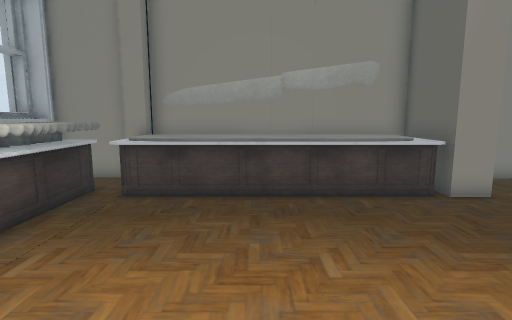
[1] (above)

16 first-person views from a walk through a scene from a Unity 3-D project. The camera is 1.2 m above the floor, tilts 8° down and sees 80° across. The floor is counted in squares, 0.5 m on a side. Each view is taken from the middle of a square. On the plan, view 1 faces up. The plan holds only what a view shows up to about 19 squares ahead; the rest is blank. The player is left out. Some surface patterns are stand-ins.

[2]
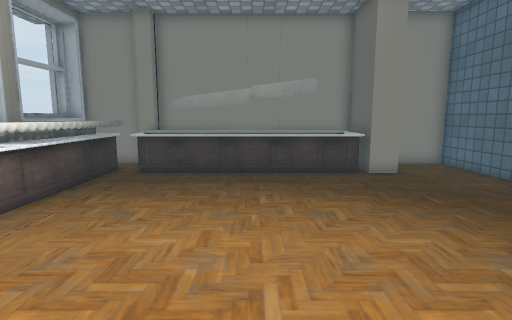

[3]
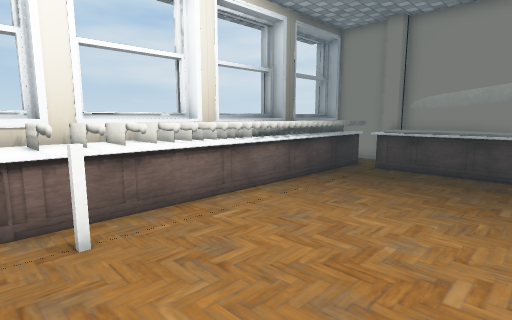

[4]
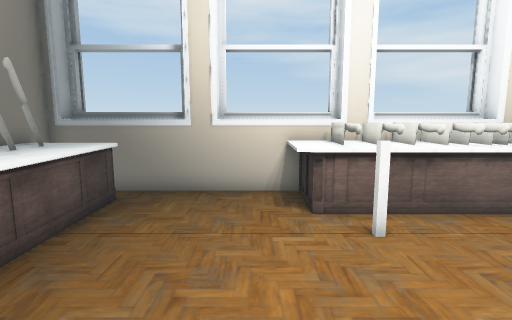

[5]
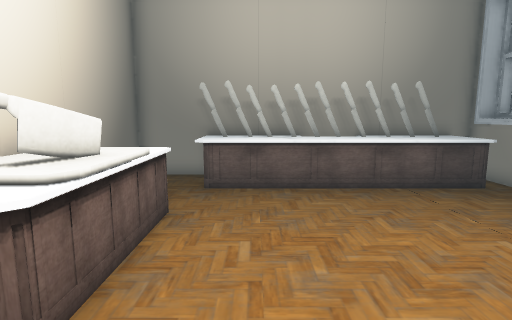

[6]
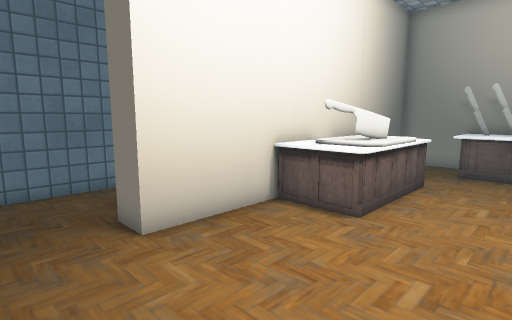

[7]
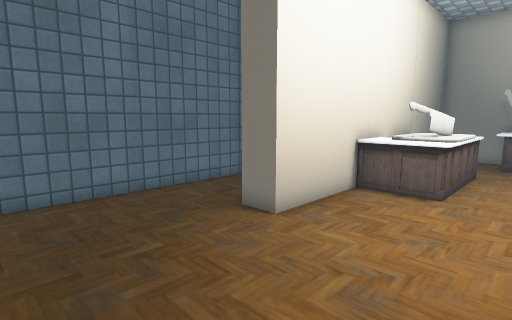

[8]
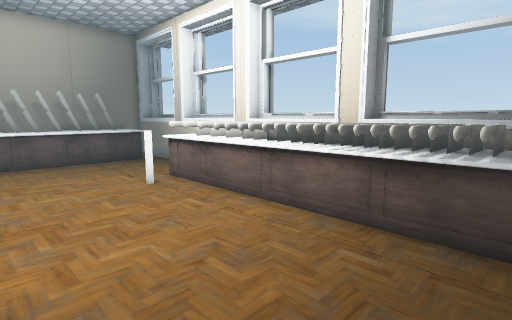

[9]
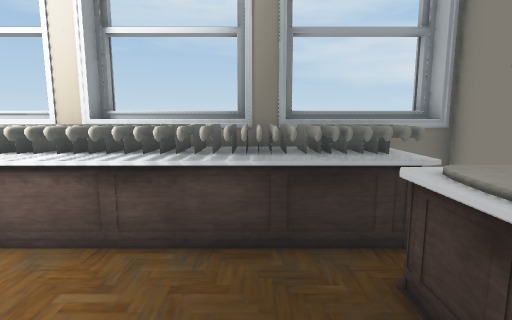

[10]
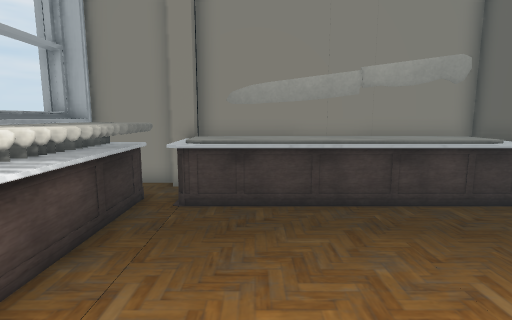

[11]
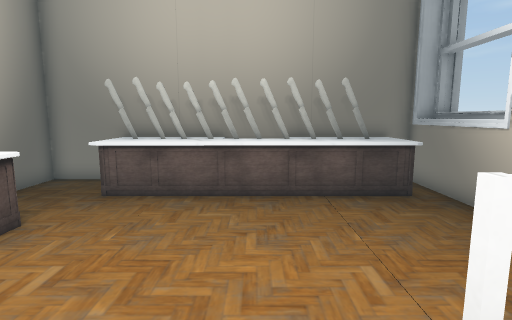

[12]
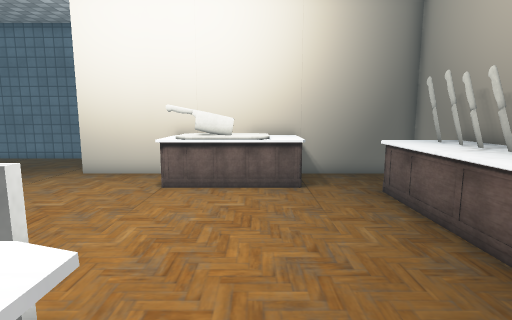

[13]
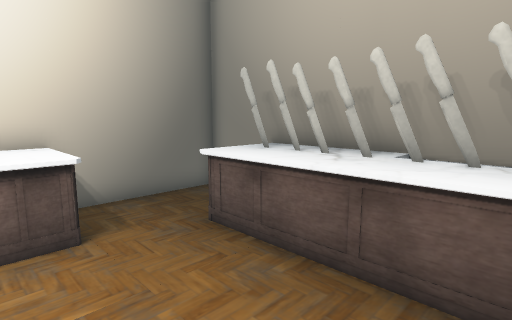

[14]
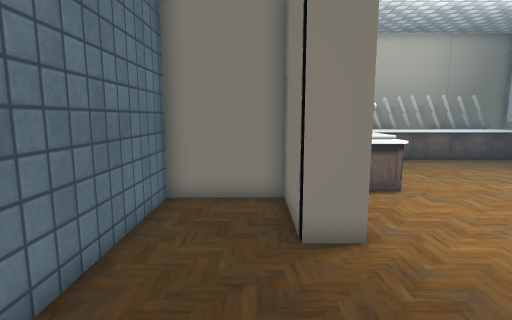

[15]
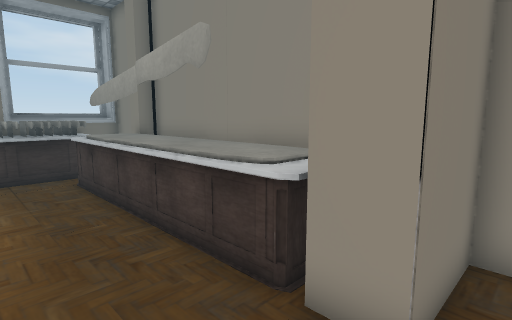

[16]
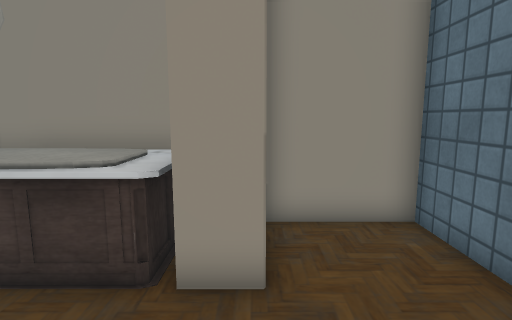

### Floor plan
Key: @ floor where view 1 was taken; # wall or solid block; . floor; = window, fence, low wall or low ledge; P pillar; T table; O other object.
Columns run from 8 left of view 1 to 11 right of it. Each row starts with its distance up from view 1.
 12 ###P################
 11 #..P         T##...#
 10 #OOOTOOOOOOOOT##...#
  9 #OOOTTTTTTTTTT##...#
  8 #OOO...............#
  7 #OOO...............#
  6 #OOO...............#
  5 #OOO...............#
  4 #OOO...............#
  3 #OOO...............#
  2 #OOO...............#
  1 #OOO..........##...#
  0 #OOO....@.....##...#
 -1 #OOO..........##...#
 -2 #OOO..........######
 -3 #OOO=......TTT#
 -4 #OOO=......TOT#
 -5 #OOO.......TO #
 -6 #..........TO #
 -7 #..........TTT#
 -8 #..........TTT#
 -9 #.............#
-10 #TTTTTTTTTTT..#
-11 #TTTTTTTTTTT..#
-12 #TTTTTTTTTTT..#
-13 ###############

Positions as (right, up) in squares from view 1, and headings:
1: (0, 0), facing up
2: (1, -4), facing up
3: (2, -5), facing up-left
4: (2, -6), facing left
5: (1, 0), facing down
6: (0, 4), facing down-right
7: (1, 7), facing down-right
8: (1, 7), facing down-left
9: (0, 7), facing left
10: (-2, 1), facing up
11: (-2, -1), facing down
12: (-7, -6), facing right
13: (-3, -6), facing down-right
14: (8, 7), facing down
15: (8, 6), facing up-left
16: (7, 5), facing up
